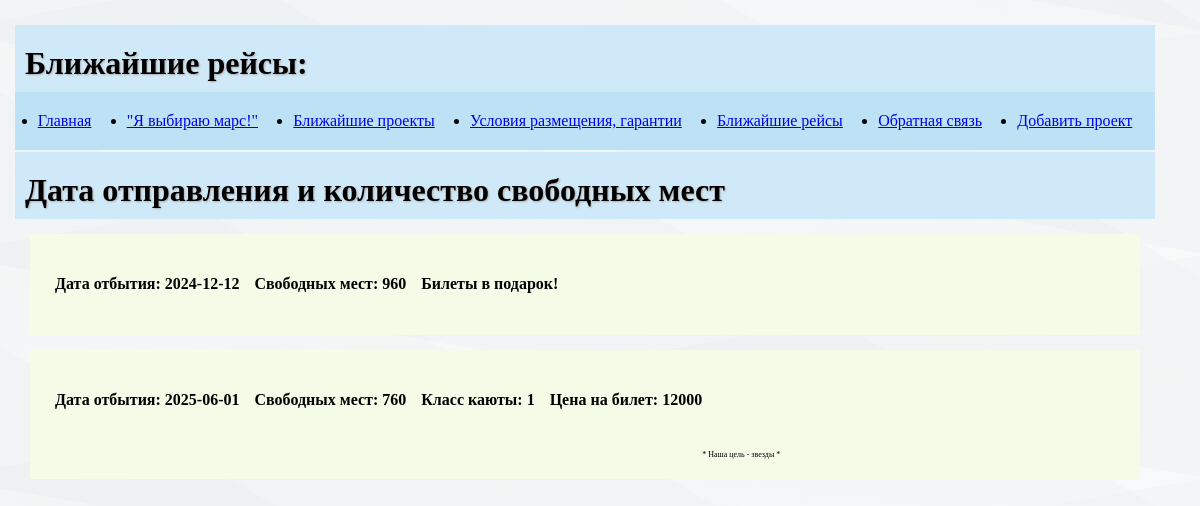
The page /flights on the database its author committed.
### tables this page shows
CREATE TABLE menu(
id INTEGER PRIMARY KEY AUTOINCREMENT,
title TEXT NOT NULL,
url TEXT NOT NULL
);

### 50/main.py (the view)
@app.route('/flights')
def flights():
    db_con = connect_db()
    db = DataBase(db_con)
    flight = [{'flight_date': '2024-12-12', 'free_places': 960},
              {'flight_date': '2025-06-01', 'free_places': 760, 'ticket_class': 1, 'ticket_price': 12000}
              ]
    return render_template("flights.html", title='Дата отправления и количество свободных мест', flight=flight,
                           menu=db.get_menu())

### 50/database.py (called while the page is built)
    def get_objects(self, table):
        try:
            self.__cur.execute(f'SELECT * from {table}')
            res = self.__cur.fetchall()
            if res:
                return res
        except IOError as ex:
            print('Ошибка чтения данных', ex)
        return []

    def get_menu(self):
        return self.get_objects('menu')

### 50/main.py (called while the page is built)
def connect_db():
    con = sqlite3.connect(app.config['DATABASE'])
    con.row_factory = sqlite3.Row
    return con

### 50/templates/flights.html (shortened to what this page needs)
{% extends 'base.html' %}
{% block content %}
<h1>Ближайшие рейсы:</h1>
{{ super() }}
{% for fl in flight: %}
<li class="tickets">
    <h4>Дата отбытия: {{fl.flight_date}}</h4>
    <h4>Свободных мест: {{fl.free_places}}</h4>
{% if fl.ticket_price: %}
    <h4>Класс каюты: {{fl.ticket_class}}</h4>
    <h4>Цена на билет: {{fl.ticket_price}}</h4>
{% else: %}
<h4>Билеты в подарок!</h4>
</li>
{% endif %}
{% endfor %}
{% endblock %}

### 50/templates/base.html (shortened to what this page needs)
<!DOCTYPE html>
<html lang="en">
<head>
    <link rel="stylesheet" href="{{ url_for('static', filename='css/style.css') }}">
</head>
<body class="multi-linear">
{% block content %}
<ul class="menu">
    {% for i in menu %}
    <li>
        <a href="{{ i.url }}">{{ i.title }}</a>
    </li>
    {% endfor %}
</ul>
<div class="container">
    {% if title %}
    <h1>{{ title }}</h1>
    {% else %}
    <h1>Создаем Новые Миры</h1>
    {% endif %}
</div>
{% endblock %}
<footer class="footer"> * Наша цель - звезды * </footer>
</body>
</html>

### 50/static/css/style.css (style rules this page uses)
h1, h3 { padding: 10px 10px; margin: 0; background-color: #cfe9f8; text-shadow: 1px 1px 2px #afadad; }
h1 { padding-top: 20px; }
h4 { padding-left: 15px; }
body { background: #e0fffd; padding: 20px 10px; margin: 5px; width: 95%; }
.multi-linear { background: repeating-linear-gradient( 10deg, rgba(114, 143, 167, 0.05) 30px, rgba(218, 225, 227, 0.05) 250px, rgba(146, 157, 182, 0.05) 15px, rgba(138, 111, 148, 0.05) 120px, rgba(124, 113, 128, 0.05) 120px ), repeating-linear-gradient( -190deg, rgba(143, 149, 151, 0.01) 20px, rgba(126, 150, 159, 0.05) 20px, rgba(203, 216, 221, 0.05) 240px, rgba(115, 116, 94, 0.05) 240px, rgba(147, 150, 151, 0.01) 30px ),repeating-linear-gradient( -1950deg, rgba(143, 149, 151, 0.01) 20px, rgba(126, 150, 159, 0.05) 20px, rgba(203, 216, 221, 0.05) 240px, rgba(115, 116, 94, 0.05) 240px, rgba(147, 150, 151, 0.01) 30px ); }
.menu { display: flex; justify-content: space-around; justify-items: center; background: #bee2f5; margin: 0px; padding: 20px 5px; }
.container { max-width: 1800px; margin-top: 2px; margin-bottom: 2px; box-sizing: border-box; }
.footer { font-size: 8px; padding-top: 80px; }
.tickets { display: flex; justify-items: auto; background: #f4fbe7; margin: 15px; padding: 20px 10px; }

### rows shown on the page
menu: title "Главная"
menu: title "\"Я выбираю марс!\""
menu: title "Ближайшие проекты"
menu: title "Условия размещения, гарантии"
menu: title "Ближайшие рейсы"
menu: title "Обратная связь"
menu: title "Добавить проект"

### other values the page prints
{{ title }} "Дата отправления и количество свободных мест"
{{ fl.flight_date }} "2024-12-12" "2025-06-01"
{{ fl.free_places }} "960" "760"
{{ fl.ticket_class }} "1"
{{ fl.ticket_price }} "12000"
